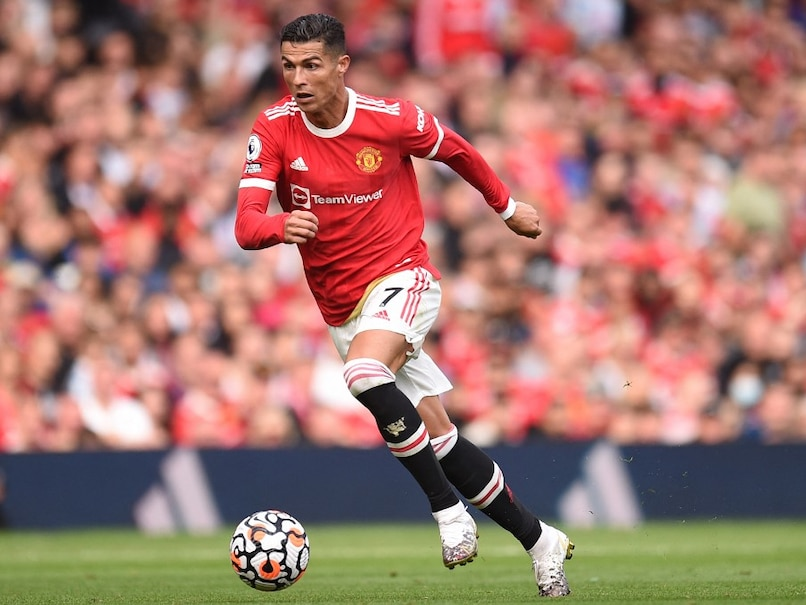
#> input picture Object detection/img.jpg, 806 x 605 px, found by its file name
$ python 'object detection.py'
#> lines starting #> are read from the running program, lines starting #| are printed output that depends on the picture
import numpy as np
import cv2

img=cv2.imread('Desktop/img.jpg',0)
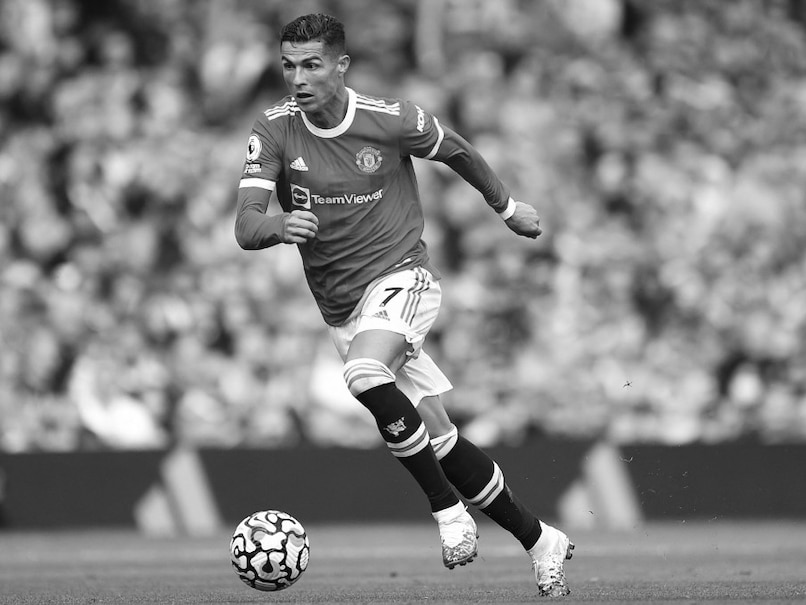
#> img: shape (605, 806); min 0, max 255, mean 132.2
template=cv2.imread('Desktop/img - Copy.jpg',0)
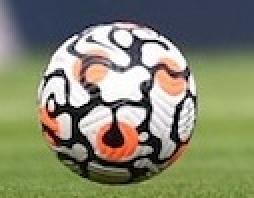
#> input picture Object detection/img - Copy.jpg, 127 x 99 px, found by its file name (shown 2 times larger)
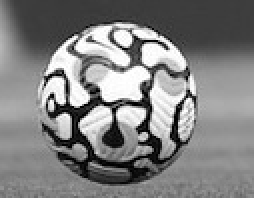
#> template: shape (99, 127) (shown 2 times larger); min 0, max 255, mean 128.9
img2=img.copy()
#get the height and width of the template img
h, w=template.shape
#> h = 99; w = 127

#methods
methods=[cv2.TM_CCOEFF,cv2.TM_CCOEFF_NORMED,cv2.TM_CCORR,cv2.TM_CCORR_NORMED, cv2.TM_SQDIFF, cv2.TM_SQDIFF_NORMED]

for method in methods:
    img2=img.copy()
    #convlution in every single region in the base img to detect the match, **see the last lines
    result=cv2.matchTemplate(img2, template, method)
    min_val, max_val, min_loc, max_loc=cv2.minMaxLoc(result)
    if method in [cv2.TM_SQDIFF, cv2.TM_SQDIFF]:
        loc=min_loc
    else:
        loc=max_loc
    bottom_right=(loc[0]+w, loc[1]+h)
    cv2.rectangle(img2, loc,bottom_right, 255,5)
    cv2.imshow('match',img2)
    cv2.waitKey(0)
    cv2.destroyAllWindows()
#> this loop made 6 passes
#> (min_val, max_val, min_loc, loc, bottom_right) on passes 1, 2, 3, 4, 6: (-19187304, 53180016, (397, 428), (211, 499), (338, 598)), (-0.396, 1, (243, 417), (211, 499), (338, 598)), (106280232, 306801024, (679, 426), (237, 327), (364, 426)), (0.576, 1, (397, 429), (211, 499), (338, 598)), (0.000168, 0.931, (211, 499), (397, 429), (524, 528))
#> (min_val, max_val, max_loc, loc, bottom_right) on pass 5: (44000, 183170800, (396, 429), (211, 499), (338, 598))
#> pass 1, `result=cv2.matchTemplate(img2, template, method)`:
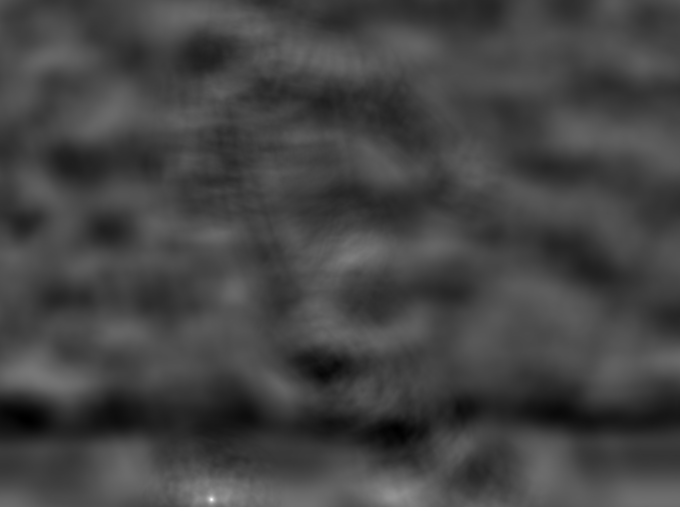
#> result: shape (507, 680) float32; min -19187304, max 53180016, mean 189017.2; drawn with min black and max white
#> pass 1, `cv2.imshow('match',img2)`:
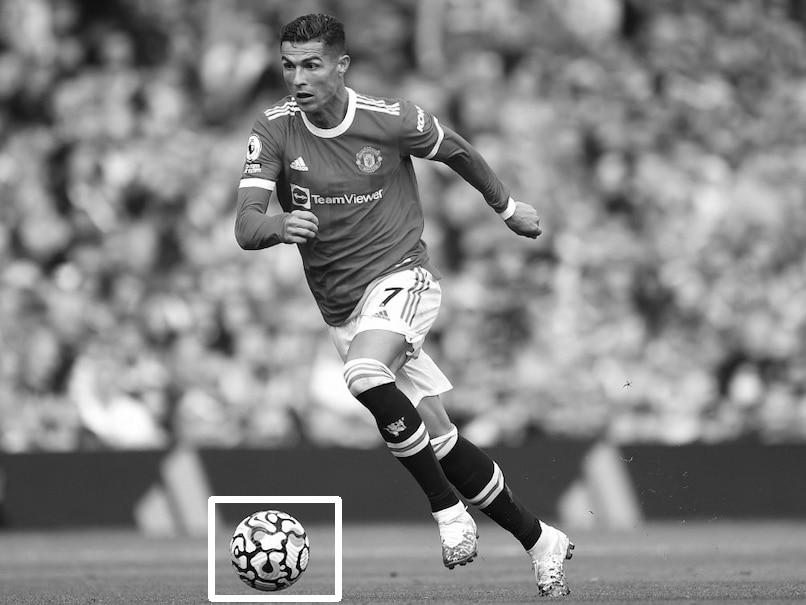
#> window 'match': shape (605, 806); min 0, max 255, mean 133.1
#> pass 3, `result=cv2.matchTemplate(img2, template, method)`:
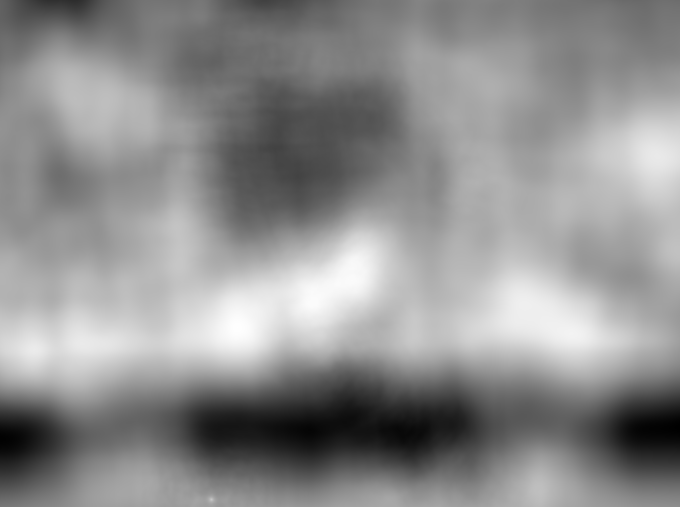
#> result: shape (507, 680) float32; min 106280232, max 306801024, mean 218292720; drawn with min black and max white
#> after the loop:
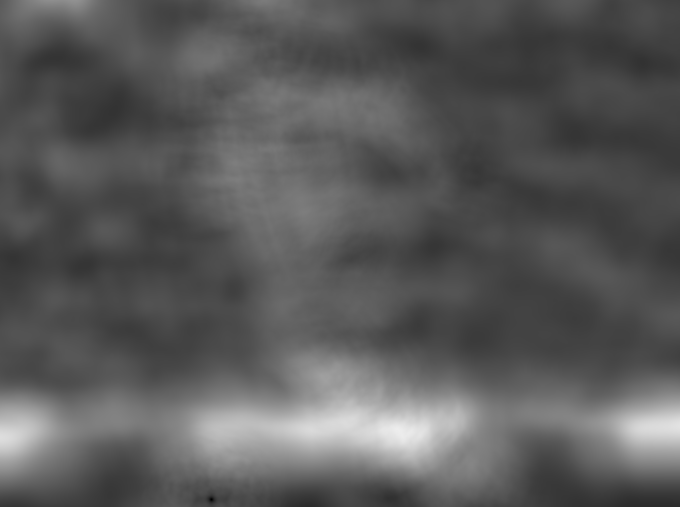
#> result: shape (507, 680) float32; min 0.000168, max 0.931, mean 0.354


# the matrix of the original image
# [[255,255,5],
#  [255,255,5],
#  [5,5,500],
#  [5,5,500]]

#the matrix of the template( object)
#[[255,255],
# [255,255]]

#template matching test is perfect at the highest values which is equal to 1
# so the result =
# [[1,1,0],
#  [1,1,0],
#  [0,0,0]]
